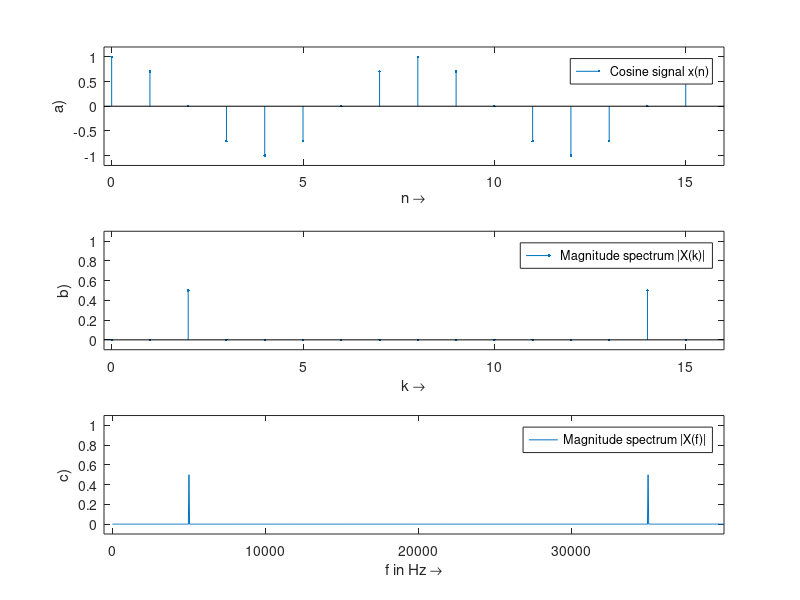
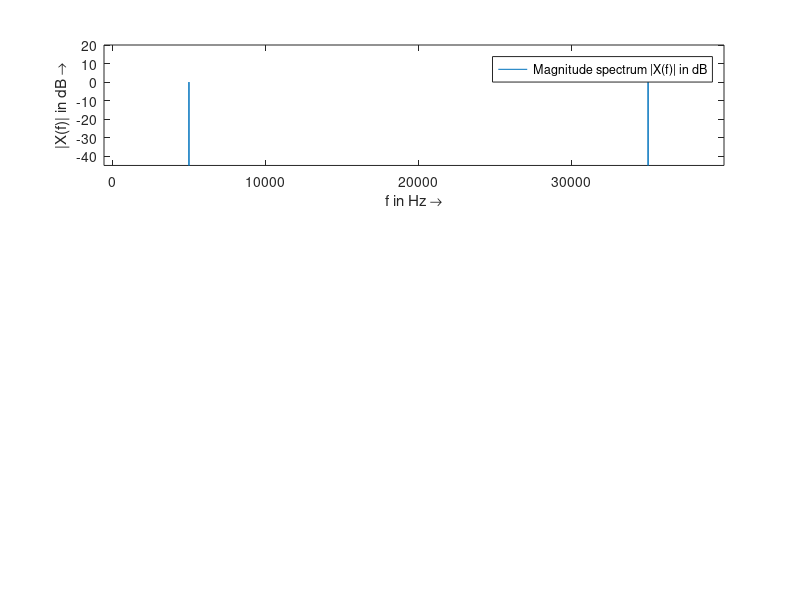
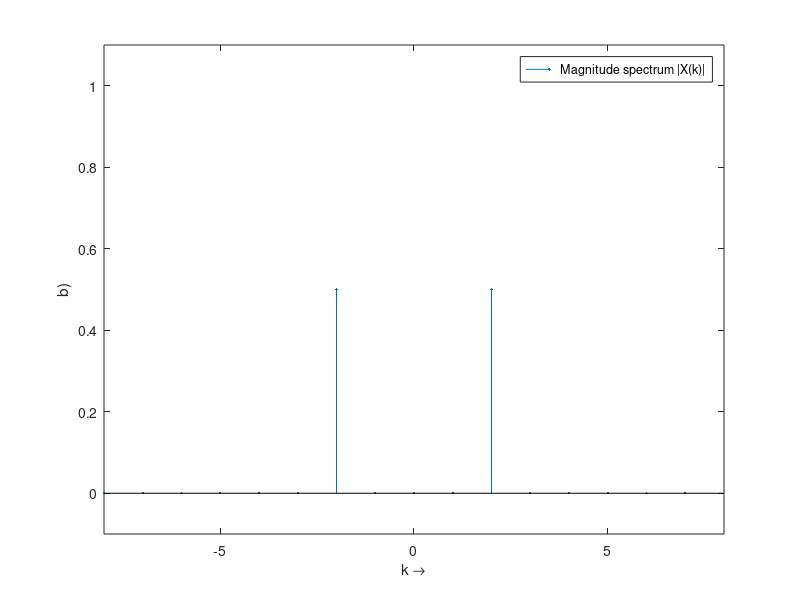

MATLAB code to generate these figures, in order:
N=16;
x=cos(2*pi*2*(0:1:N-1)/N)';

figure(1)
subplot(3,1,1);stem(0:N-1,x,'.');
axis([-0.2 N -1.2 1.2]);
legend('Cosine signal x(n)');
ylabel('a)');
xlabel('n \rightarrow');

X=abs(fft(x,N))/N;
subplot(3,1,2);stem(0:N-1,X,'.');
axis([-0.2 N -0.1 1.1]);
legend('Magnitude spectrum |X(k)|');
ylabel('b)');
xlabel('k \rightarrow')

N=1024;
x=cos(2*pi*(2*1024/16)*(0:1:N-1)/N)';

FS=40000;
f=((0:N-1)/N)*FS;
X=abs(fft(x,N))/N;
subplot(3,1,3);plot(f,X);
axis([-0.2*44100/16 max(f) -0.1 1.1]);
legend('Magnitude spectrum |X(f)|');
ylabel('c)');
xlabel('f in Hz \rightarrow')

figure(2)
subplot(3,1,1);plot(f,20*log10(X./(0.5)));
axis([-0.2*44100/16 max(f) -45 20]);
legend('Magnitude spectrum |X(f)| in dB');
ylabel('|X(f)| in dB \rightarrow');
xlabel('f in Hz \rightarrow')

N=16;
figure(3)
X=abs(fftshift(fft(x,N)))/N;

stem(-N/2:N/2-1,X,'.');
axis([-N/2 N/2 -0.1 1.1]);
legend('Magnitude spectrum |X(k)|');
ylabel('b)');
xlabel('k \rightarrow')
